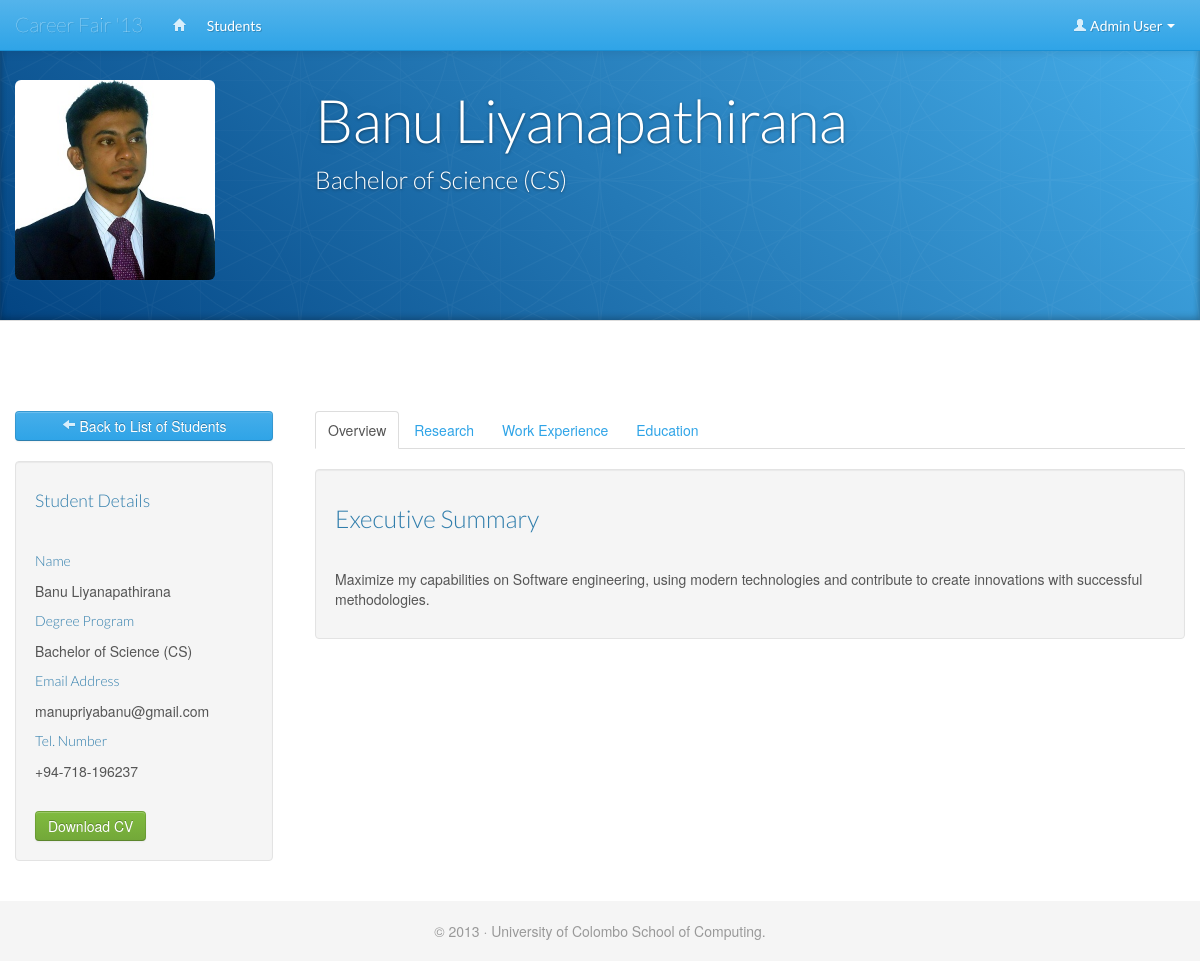
/view_student_cv.php?s=banu.liyanapathirana (signed in), run on the app's committed database.
### tables this page shows
CREATE TABLE IF NOT EXISTS `user_logins` (
  `id` int(11) NOT NULL AUTO_INCREMENT,
  `object_type` int(11) NOT NULL,
  `username` varchar(50) NOT NULL,
  `password` varchar(50) NOT NULL,
  `first_name` varchar(100) NOT NULL,
  `last_name` varchar(100) NOT NULL,
  `email_address` varchar(255) NOT NULL,
  `telephone_number` varchar(20) NOT NULL,
  PRIMARY KEY (`id`),
  KEY `object_type` (`object_type`)
);

CREATE TABLE IF NOT EXISTS `obj_photos` (
  `id` int(11) NOT NULL AUTO_INCREMENT,
  `related_object_type` int(11) NOT NULL,
  `related_object_id` int(11) NOT NULL,
  `filename` varchar(255) NOT NULL,
  `file_type` varchar(100) NOT NULL,
  `size` varchar(20) NOT NULL,
  PRIMARY KEY (`id`),
  KEY `related_object_type` (`related_object_type`)
);

CREATE TABLE IF NOT EXISTS `obj_degree_programs` (
  `id` int(11) NOT NULL AUTO_INCREMENT,
  `name` varchar(255) NOT NULL,
  `display_name` varchar(255) NOT NULL,
  `duration` int(1) NOT NULL,
  PRIMARY KEY (`id`)
);

CREATE TABLE IF NOT EXISTS `user_students` (
  `id` int(11) NOT NULL AUTO_INCREMENT,
  `login_id` int(11) NOT NULL,
  `degree_program_id` int(11) NOT NULL,
  `executive_summary` text NOT NULL,
  `research_project_title` text NOT NULL,
  `research_project_desc` text NOT NULL,
  `cv_file_name` varchar(255) NOT NULL,
  PRIMARY KEY (`id`),
  KEY `degree_program_id` (`degree_program_id`),
  KEY `login_id` (`login_id`)
);

### includes/session.php (called while the page is built, shortened)
<?php
require_once("database.php");
class Session {
	private $logged_in = false;
	public function is_logged_in(){
		return $this->logged_in;
	}
	private function check_log_in(){
		if (isset($_SESSION['id']) && isset($_SESSION['object_type'])){
			$this->object_type = $_SESSION['object_type'];
			$this->logged_in = true;
		} else {
			unset($this->id);
			unset($this->object_type);
			$this->logged_in = false;
		}
	}
}
$session = new Session();
?>

### includes/database.php (called while the page is built, shortened)
<?php
class MySQLDatabase{
	private $connection;
	public function open_connection(){
		$this->connection = mysql_connect(DB_SERVER, DB_USER, DB_PASS);
	}
	public function query($sql){
		$result = mysql_query($sql, $this->connection);
		return $result;
	}
	public function fetch_array($result_set){
		return mysql_fetch_array($result_set);
	}
}
$database = new MySQLDatabase();
?>

### includes/database_object.php (called while the page is built, shortened)
<?php
require_once("database.php");
class DatabaseObject {
	protected static $table_name;
	protected static $db_fields;
	public static function find_by_id($id=0){
		$result_array = static::find_by_sql("SELECT * FROM " . static::$table_name . " WHERE id = {$id}");
		return !empty($result_array) ? array_shift($result_array) : false;
	}
	public static function find_by_sql($sql=""){
		global $database;
		$result_set = $database->query($sql);
		$object_array = array();
		while ($row = $database->fetch_array($result_set)){
			$object_array[] = static::instantiate($row);
		}
		return $object_array;
	}
	private static function instantiate($row){
		$object = new $class_name;
		foreach($row as $attribute=>$value){
			if ($object->has_attribute($attribute)){
				$object->$attribute = $value;
			}
		}
		return $object;
	}
	private function has_attribute($attribute){
		return array_key_exists($attribute, $this->attributes());
	}
	protected function attributes(){
		$attributes = array();
		foreach(static::$db_fields as $field){
			if(property_exists($this, $field)){
				$attributes[$field] = $this->$field;
			}
		}
		return $attributes;
	}
}
?>

### includes/user_login.php (called while the page is built, shortened)
<?php
require_once("database.php");
class UserLogin extends DatabaseObject {
	protected static $table_name = "user_logins";
	public $first_name;
	public $last_name;
	public function get_user($id){
		$sql  = "SELECT * FROM " . static::$table_name;
		$sql .= " WHERE id = " . $id;
		$sql .= " LIMIT 1";
		$result_array = self::find_by_sql($sql);
		return !empty($result_array) ? array_shift($result_array) : false;
	}
	public function get_user_by_username($un){
		$sql  = "SELECT * FROM " . static::$table_name;
		$sql .= " WHERE username = '" . $un . "'";
		$sql .= " LIMIT 1";
		$result_array = self::find_by_sql($sql);
		return !empty($result_array) ? array_shift($result_array) : false;
	}
	public function full_name(){
		if (isset($this->first_name) && isset($this->last_name)){
			return $this->first_name . " " . $this->last_name;
		} else {
			return "";
		}
	}
}
?>

### includes/student.php (called while the page is built, shortened)
<?php
require_once("database.php");
class Student extends DatabaseObject {
	protected static $table_name = "user_students";
	public function get_user($id){
		$sql  = "SELECT * FROM " . static::$table_name;
		$sql .= " WHERE login_id = " . $id;
		$sql .= " LIMIT 1";
		$result_array = self::find_by_sql($sql);
		return !empty($result_array) ? array_shift($result_array) : false;
	}
}
?>

### includes/photo.php (called while the page is built, shortened)
<?php
require_once("database.php");
class Photo extends DatabaseObject {
	protected static $table_name = "obj_photos";
	public $filename;
	protected $upload_dir = 'public/img/uploads';
	public function image_path(){
		return $this->upload_dir.DS.$this->filename;
	}
	public function get_profile_picture($related_object_type, $id=0) {
		$sql  = "SELECT * FROM " . static::$table_name;
		$sql .= " WHERE related_object_type = {$related_object_type}";
		$sql .= " AND related_object_id = {$id}";
		$sql .= " LIMIT 1";
		$result_array = static::find_by_sql($sql);
		return !empty($result_array) ? array_shift($result_array) : false;
	}
}
?>

### public/view_student_cv.php (the view, shortened to what this page needs)
<?php
require_once("../includes/initialize.php");
$user_login_object = new UserLogin();
$student_object = new Student();
$company_user_object = new CompanyUser();
$photo_object = new Photo();
$degree_program_object = new DegreeProgram();
$company_object = new Company();
if ($session->is_logged_in()){
	if (isset($_GET['s'])){
		$details_of_student_to_read_update = $user_login_object->get_user_by_username($_GET['s']);
		$student_to_read_update = $student_object->get_user($details_of_student_to_read_update->id);
		$degree_program_of_student_to_read_update = $degree_program_object->find_by_id($student_to_read_update->degree_program_id);
        $profile_picture_of_student = $photo_object->get_profile_picture(2, $student_to_read_update->id);
	} else {
		$session->message("No Student has been selected to view.");
		redirect_to("list_students.php");
	}
	if ($session->object_type == 3){
		$user = $user_login_object->get_user($_SESSION['id']);
	} else if ($session->object_type == 2){
		$user = $user_login_object->get_user($_SESSION['id']);
		$student = $student_object->get_user($user->id);
	} else if ($session->object_type == 5){
		$user = $user_login_object->get_user($_SESSION['id']);
		$company_user = $company_user_object->get_user($user->id);
	}
} else {
	redirect_to("login.php");
}
?>
<!DOCTYPE html>
<html lang="en">
  <head>
    <?php require_once('../includes/layouts/header.php');?>
  </head>
  <body>
    <div id="wrap">
      <?php require_once('../includes/layouts/navbar.php');?>
      <header class="jumbotron subhead">
		 <div class="container">
		 <div class="row">
		 <div class="span3">
		 <?php
         if (!empty($profile_picture_of_student->filename)) {
         	echo '<img src="../' . $profile_picture_of_student->image_path() . '" width="200" class="img-rounded" />';
         } else {
         	echo '<img src="img/default-prof-pic.jpg" width="200" class="img-rounded" alt="Default profile picture" />';
         }
         ?>
		 </div>
		 <div class="span9">
		   <h1><?php echo $details_of_student_to_read_update->full_name();?></h1>
		   <h3><?php echo $degree_program_of_student_to_read_update->display_name; ?></h3>
		 </div>
		 </div>
		 </div>
	  </header>
      <div class="container">
      <div class="row">
        <div class="span3 sidebar">
	        <div class="sidenav" data-spy="affix" data-offset-top="275">
	        	<a href="list_students.php" class="btn btn-primary btn-block"><i class="icon-arrow-left icon-white"></i> Back to List of Students</a><br />
	        	<div class="well">
	        		<h4>Student Details</h4><br />
	        		<h5>Name</h5>
	        		<p><?php echo $details_of_student_to_read_update->full_name();?></p>
	        		<h5>Degree Program</h5>
	        		<p><?php echo $degree_program_of_student_to_read_update->display_name; ?></p>
	        		<?php if ($session->is_logged_in()) {
	        			if ($session->object_type == 5 && $company_object->find_by_id($company_user->company_id)->verified_flag != 1) {
	        			 } else { ?>
		        		<h5>Email Address</h5>
		        		<p><?php echo $details_of_student_to_read_update->email_address;?></p>
		        		<h5>Tel. Number</h5>
		        		<p><?php echo $details_of_student_to_read_update->telephone_number;?></p>
		        		<br />
		        		<a href="#" class="btn btn-success" target="_blank">Download CV</a>
	        		<?php } } ?>
	        	</div>
	        </div>
        </div>
        <div class="span9">
        <section>
        <ul class="nav nav-tabs">
	      <li class="active"><a href="#overview" data-toggle="tab">Overview</a></li>
	      <li><a href="#research" data-toggle="tab">Research</a></li>
	      <li><a href="#work_experience" data-toggle="tab">Work Experience</a></li>
	      <li><a href="#education" data-toggle="tab">Education</a></li>
	    </ul>
	    <div id="tab_content" class="tab-content">
	      	<div class="tab-pane active in" id="overview">
	      	<div class="well">
      			<h3>Executive Summary</h3>
      			<br />
      			<p><?php echo $student_to_read_update->executive_summary; ?></p>
      		</div>
	      	</div>
	    </div>
	    </section>
	  	</div>
        </div>
      </div>
      <div class="clearfix">&nbsp;</div>
      <div id="push"></div>
    </div>
    <?php require_once('../includes/layouts/footer.php');?>
  </body>
</html>

### includes/layouts/navbar.php (shortened to what this page needs)
<div class="navbar navbar-fixed-top navbar-invers">
  <div class="navbar-inner">
    <div class="container">
      <a class="brand" href="index.php"><?php echo WEB_APP_SHORT_NAME; ?></a>
      <div class="nav-collapse collapse navbar-responsive-collapse">
        <ul class="nav navbar-nav">
          <li<?php if (isset($page) && $page == 'index'){echo ' class="active"';}?>><a href="index.php"><i class="icon-home icon-white"></i></a></li>
          <li><a href="list_students.php">Students</a></li>
        </ul>
        <ul class="nav navbar-nav pull-right">
          <?php if (isset($session->id) && ($session->object_type == 3 || $session->object_type == 2 || $session->object_type == 5) ) {  ?>
          	<li class="dropdown">
          	<a href="#" class="dropdown-toggle" data-toggle="dropdown">
          	<i class="icon-user icon-white"></i> <?php if (isset($user->id)) { echo $user->full_name(); } ?> <b class="caret"></b>
          	</a>
          	</li>
          <?php } else { ?>
          	<li><a href="login.php">Login</a></li>
          <?php } ?>
        </ul>
      </div>
    </div>
  </div>
</div>

### public/css/bootswatch-cerulean/docs.css (style rules this page uses)
body { position: relative; padding-top: 40px; }
section { padding-top: 30px; }
section > ul li { margin-bottom: 5px; }
.jumbotron { position: relative; padding: 40px 0; color: #fff; text-align: center; text-shadow: 0 1px 3px rgba(0,0,0,.4), 0 0 30px rgba(0,0,0,.075); background: #034482; background: -moz-linear-gradient(45deg, #034482 0%, #45aeea 100%); background: -webkit-gradient(linear, left bottom, right top, color-stop(0%,#034482), color-stop(100%,#45aeea)); background: -webkit-linear-gradient(45deg, #034482 0%,#45aeea 100%); background: -o-linear-gradient(45deg, #034482 0%,#45aeea 100%); background: -ms-linear-gradient(45deg, #034482 0%,#45aeea 100%); background: linear-gradient(45deg, #034482 0%,#45aeea 100%); filter: progid:DXImageTransform.Microsoft.gradient( startColorstr='#034482', endColorstr='#45aeea',GradientType=1 ); -webkit-box-shadow: inset 0 3px 7px rgba(0,0,0,.2), inset 0 -3px 7px rgba(0,0,0,.2); -moz-box-shadow: inset 0 3px 7px rgba(0,0,0,.2), inset 0 -3px 7px rgba(0,0,0,.2); box-shadow: inset 0 3px 7px rgba(0,0,0,.2), inset 0 -3px 7px rgba(0,0,0,.2); }
.jumbotron h1 { font-size: 80px; font-weight: 300; letter-spacing: -1px; line-height: 1; }
.jumbotron .container { position: relative; z-index: 2; }
.jumbotron:after { content: ''; display: block; position: absolute; top: 0; right: 0; bottom: 0; left: 0; background: url(../../img/masthead-pattern.png) repeat center center; opacity: .4; }
.subhead { text-align: left; border-bottom: 1px solid #ddd; }
.subhead h1 { font-size: 60px; color: #fff; }
.subhead h3 { color: #fff; }
.sidenav { margin: 30px 0 0; padding: 0; background-color: #fff; }
@media (min-width: 1200px) { .sidenav { width: 258px; } }

### includes/layouts/header.php (style rules this page uses)
html, body { height: 100%; }
#wrap { min-height: 100%; height: auto !important; height: 100%; margin: 0 auto -60px; }
#push, #footer { height: 60px; }
#wrap > .container { padding-top: 60px; }

### data on the page
user_logins: $user->full_name() "Admin User"
obj_photos: filename (picture)
user_logins: $details_of_student_to_read_update->full_name() "Banu Liyanapathirana", email_address "manupriyabanu@gmail.com", telephone_number "+94-718-196237"
obj_degree_programs: display_name "Bachelor of Science (CS)"
user_students: executive_summary "Maximize my capabilities on Software engineering, using modern technologies and contribute to create innovations with successful methodologies."

### other printed values
WEB_APP_SHORT_NAME "Career Fair '13"
